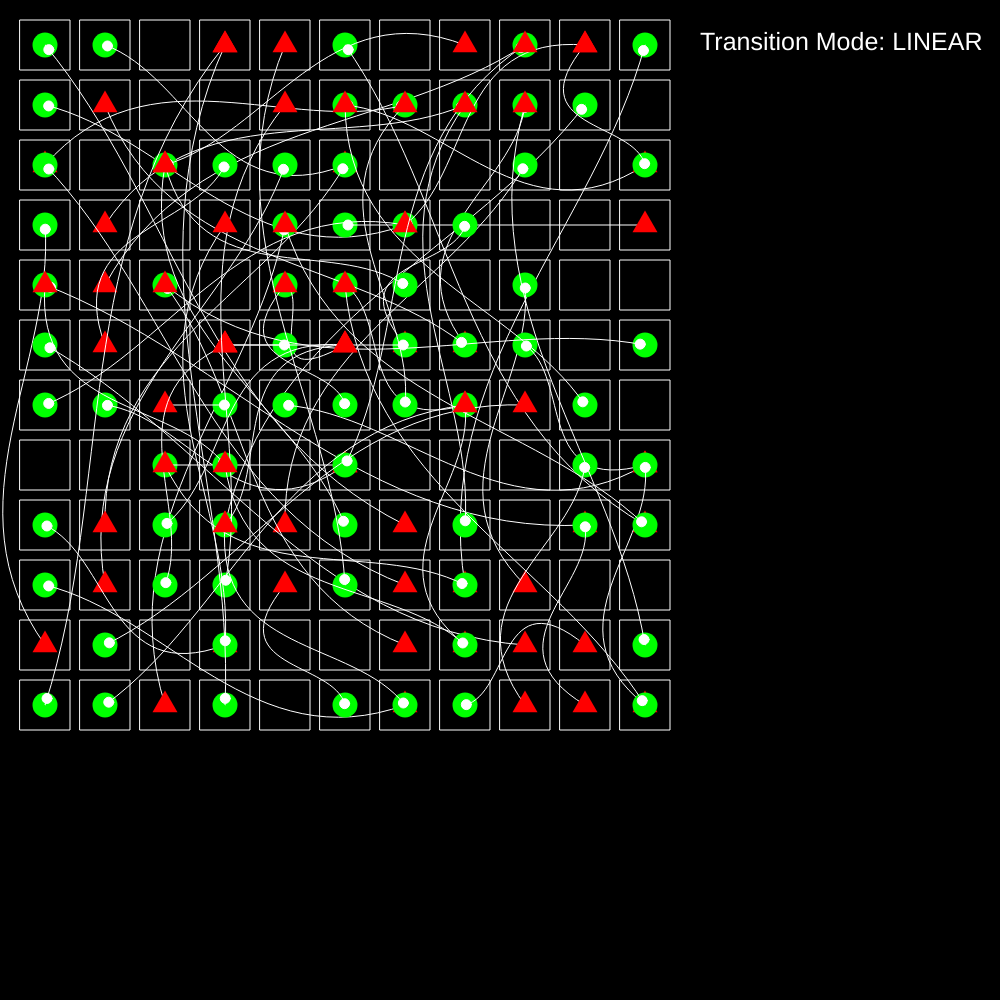
Frame 1 (no input)
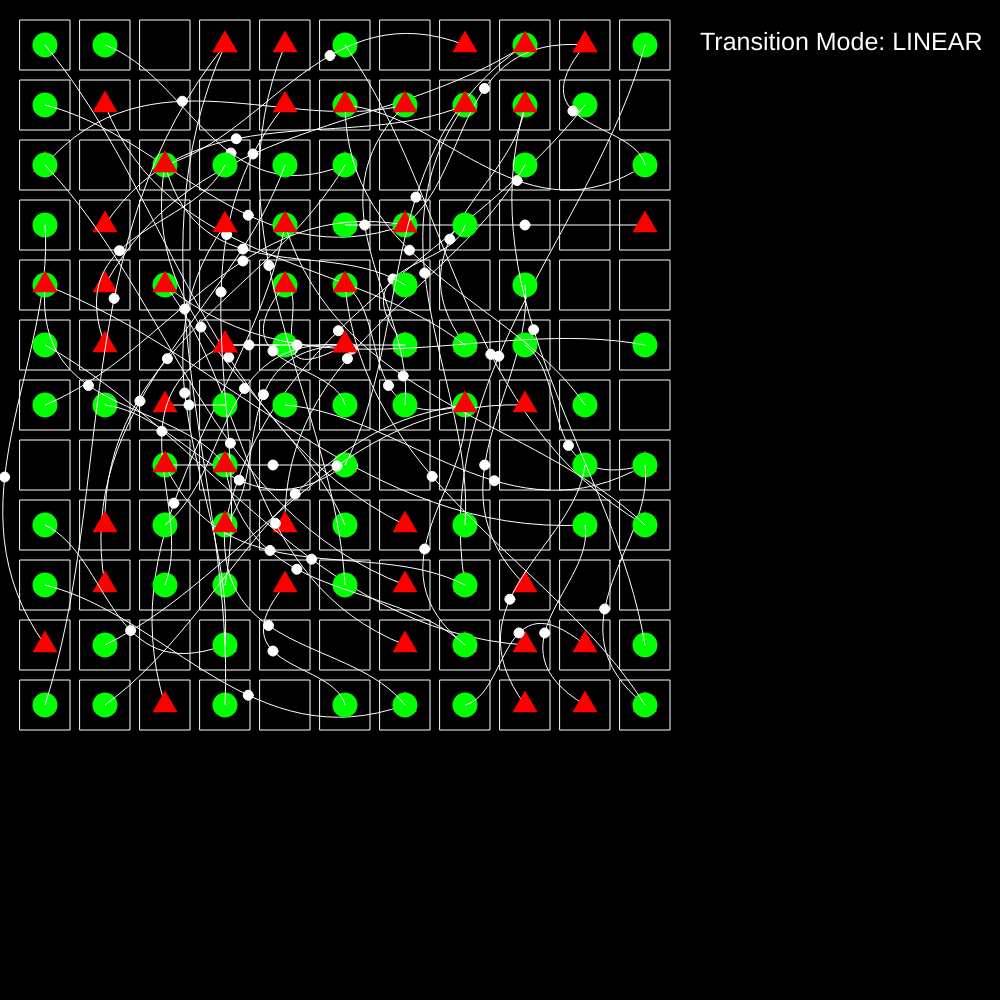
Frame 60 (no input)
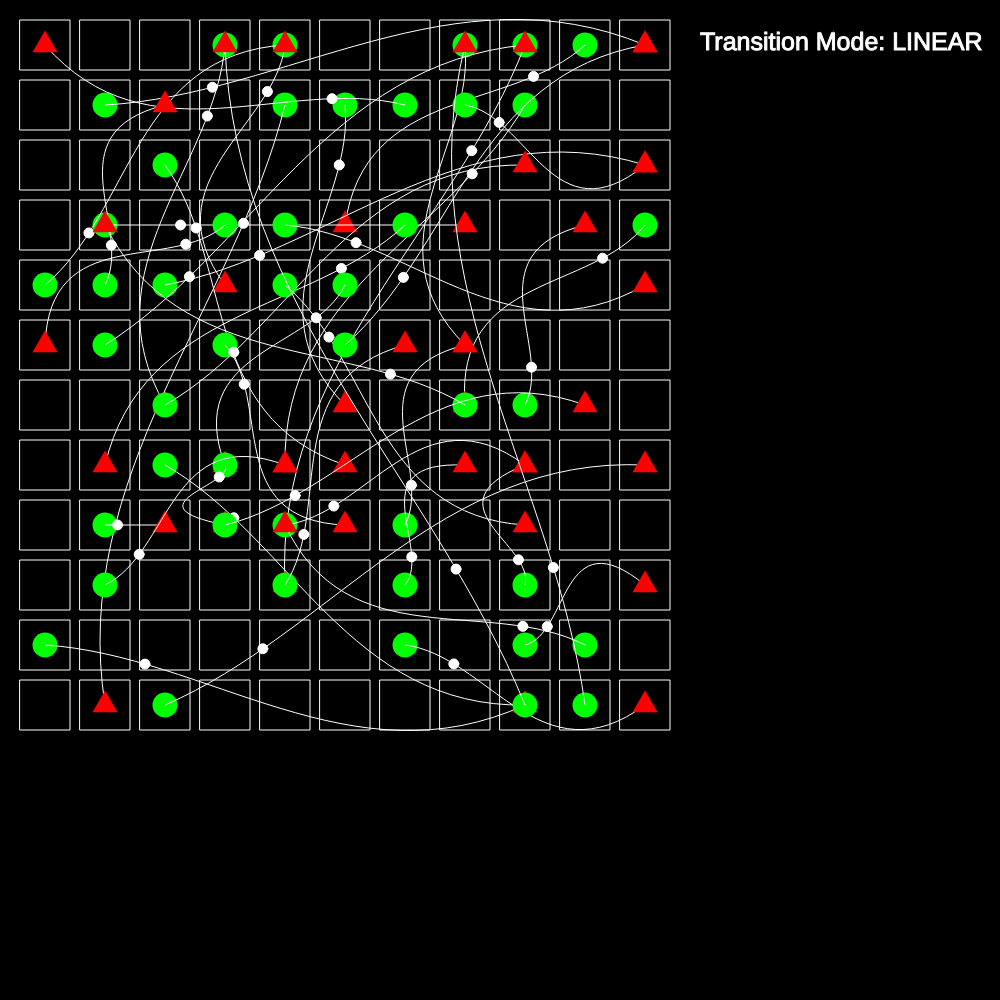
Frame 120 (the mouse pressed at the canvas centre since frame 60)

The p5.js sketch that drew these frames (run headless with seeded random() and noise() and a simulated clock; from frame 60 on, the mouse is pressed at the canvas centre):

// p5.js sketch
// ── sketch.js
class Node {
    constructor(posX, posY, w, h) {
        this.posX = posX;
        this.posY = posY;

        this.nextPosX = null;
        this.nextPosY = null;

        this.w = w;
        this.h = h;

        this.drawMode = Math.floor(Math.random() * 2);

        switch (this.drawMode) {
            case 0:
                break;
            case 1:
                Node.currentNodes.push(this);
                break;
            case 2:
                Node.nextNodes.push(this);
                break;
        }

        //console.log(Node.nextNodes);
        this.triWidth = 0.5 * this.w;
        this.centerPosX = this.posX + this.w * 0.5;
        this.centerPosY = this.posY + this.h * 0.5;

        this.triPos1 = null;
        this.triPos2 = null;
        this.triPos3 = null;

        this.nextPosX = null;
        this.nextPosY = null;

        this.nextNodeSelected = false;
        this.nextNode = null;
        this.c1 = null;
        this.c2 = null;

        this.timeElapsed = 0;
        Node.nodeArr.push(this);
    }

    display() {
        stroke(255);
        noFill();
        rect(this.posX, this.posY, this.w, this.h);

        switch (this.drawMode) {
            case 0:
                break;
            case 1:
                noStroke();
                fill(0, 255, 0);
                circle(
                    this.posX + this.w * 0.5,
                    this.posY + this.h * 0.5,
                    this.w * 0.5
                );

                stroke(255);
                strokeWeight(1);
                noFill();
                //line(this.centerPosX, this.centerPosY, this.nextPosX, this.nextPosY);
                this.drawBezierCurve();
                this.drawBezierPoint();
                strokeWeight(1);

                noStroke();
                fill(255, 0, 0);
                triangle(
                    this.triPos1[0],
                    this.triPos1[1],
                    this.triPos2[0],
                    this.triPos2[1],
                    this.triPos3[0],
                    this.triPos3[1]
                );
                break;
            case 2:
                noStroke();
                fill(255, 0, 0);
                triangle(
                    this.triPos1[0],
                    this.triPos1[1],
                    this.triPos2[0],
                    this.triPos2[1],
                    this.triPos3[0],
                    this.triPos3[1]
                );
                break;
        }
    }

    selectNodeFromArray() {
        if (this.drawMode != 1 || this.nextNodeSelected) return;
        this.nextNode = random(Node.nodeArr);
        this.nextPosX = this.nextNode.centerPosX;
        this.nextPosY = this.nextNode.centerPosY;

        this.triPos1 = [this.nextPosX, this.nextPosY - this.triWidth / sqrt(3)];
        this.triPos2 = [
            this.nextPosX - this.triWidth * 0.5,
            this.nextPosY + this.triWidth / (2 * sqrt(3)),
        ];
        this.triPos3 = [
            this.nextPosX + this.triWidth * 0.5,
            this.nextPosY + this.triWidth / (2 * sqrt(3)),
        ];

        this.nextNodeSelected = true;
    }

    drawBezierCurve() {
        let x1 = this.centerPosX;
        let y1 = this.centerPosY;
        let x2 = this.nextPosX;
        let y2 = this.nextPosY;

        let p1 = createVector(x1 + (x2 - x1) / 3, y1 + (y2 - y1) / 3);
        let p2 = createVector(
            x1 + ((x2 - x1) * 2) / 3,
            y1 + ((y2 - y1) * 2) / 3
        );

        let dirVec1 = createVector(1, -(x2 - x1) / (y2 - y1));
        dirVec1.normalize();

        let d = 10;
        this.c1 = p5.Vector.add(p1, dirVec1.mult(d));
        this.c2 = p5.Vector.add(p2, dirVec1.mult(-d));

        bezier(x1, y1, this.c1.x, this.c1.y, this.c2.x, this.c2.y, x2, y2);
    }

    drawBezierPoint() {
        //this.timeElapsed += (1 - this.timeElapsed) * 0.05;
        let tPos;

        switch (Node.transitionMode) {
            case 0:
                this.timeElapsed += 0.01;
                tPos = this.timeElapsed;
                break;
            case 1:
                this.timeElapsed += (1 - this.timeElapsed) * 0.05;
                tPos = this.timeElapsed;
                break;
            case 2:
                this.timeElapsed += 0.01;
                tPos =
                    this.timeElapsed +
                    0.1 * Math.sin(8 * Math.PI * this.timeElapsed);
                break;
        }
        let x = bezierPoint(
            this.centerPosX,
            this.c1.x,
            this.c2.x,
            this.nextPosX,
            tPos
        );
        let y = bezierPoint(
            this.centerPosY,
            this.c1.y,
            this.c2.y,
            this.nextPosY,
            tPos
        );

        fill(255);
        circle(x, y, 10);

        if (this.timeElapsed > 0.999) {
            this.timeElapsed = 0;
            this.drawMode = 0;
            this.nextNodeSelected = false;
            this.nextNode.drawMode = 1;
            this.nextNode.selectNodeFromArray();
            //this.nextNode.nextNode.drawMode = 2;
        }
    }

    static randomizeNextNodes() {}
}

Node.nodeArr = [];
Node.currentNodes = [];
Node.nextNodes = [];
Node.transitionMode = 0;
const rowNum = 12;
const colNum = 11;
const nodeWidth = 50;
const nodeHeight = 50;
const offsetX = 20;
const offsetY = 20;
const gap = 10;
const nodeArr = [];

function setup() {
    createCanvas(1000, 1000);

    for (let i = 0; i < rowNum; i++) {
        for (let j = 0; j < colNum; j++) {
            let x = j * nodeWidth + j * gap + offsetX;
            let y = i * nodeHeight + i * gap + offsetY;
            let tempNode = new Node(x, y, nodeWidth, nodeHeight);
            nodeArr.push(tempNode);
        }
    }
    textSize(25);
}

function draw() {
    background(0);

    noFill();
    stroke(255);
    nodeArr.forEach((node) => {
        node.selectNodeFromArray();
        node.display();
    });

    fill(255);
    let str;
    switch (Node.transitionMode) {
        case 0:
            str = "Transition Mode: LINEAR";
            break;
        case 1:
            str = "Transition Mode: EASE IN";
            break;
        case 2:
            str = "Transition Mode: JITTER";
            break;
    }
    text(str, width * 0.7, height * 0.05);
}

function keyPressed() {
    switch (key) {
        case "q":
            switchMode();
            break;
    }
}

function switchMode() {
    Node.transitionMode += 1;
    Node.transitionMode %= 3;
}
